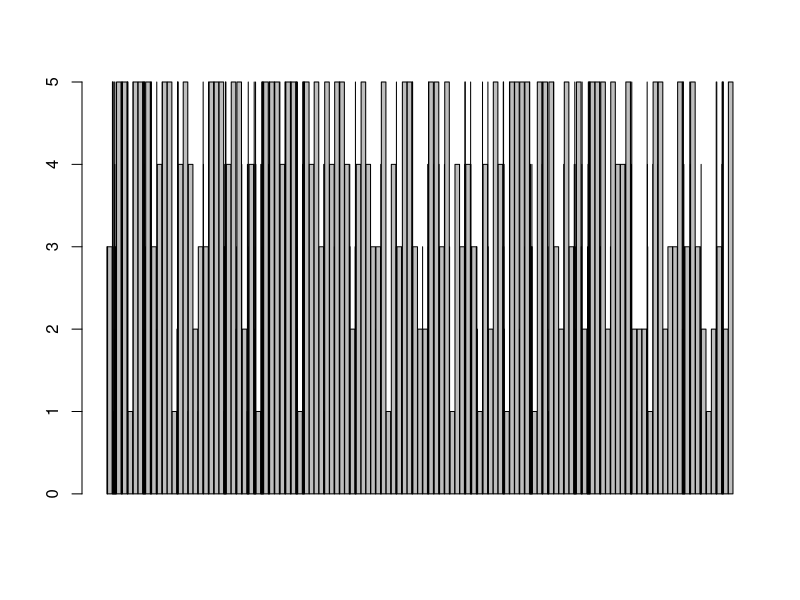
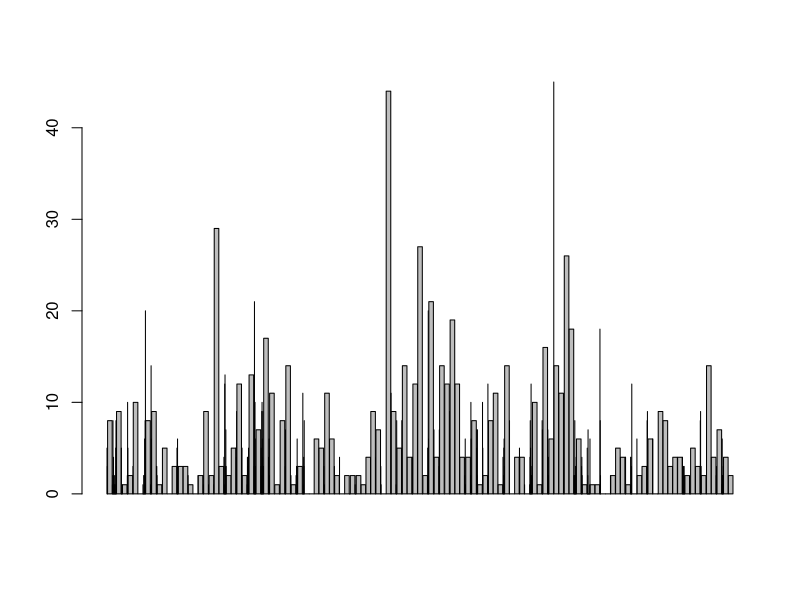
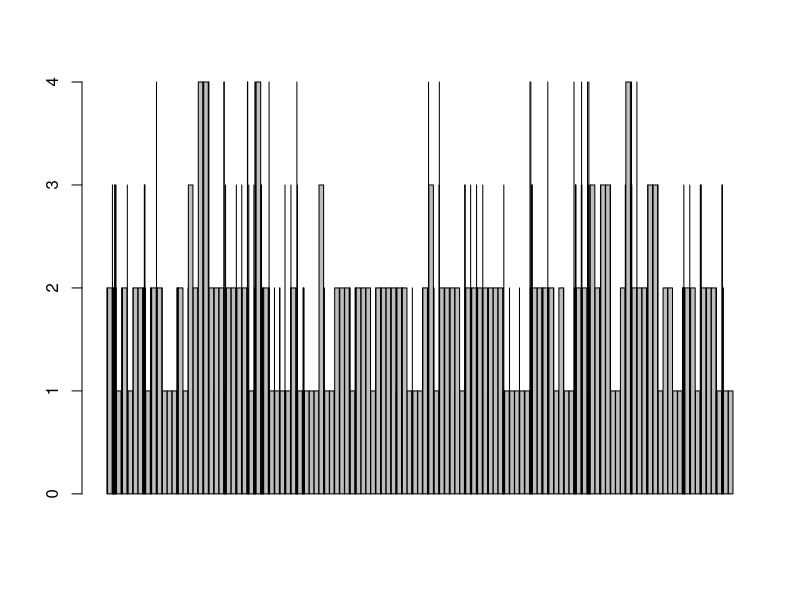
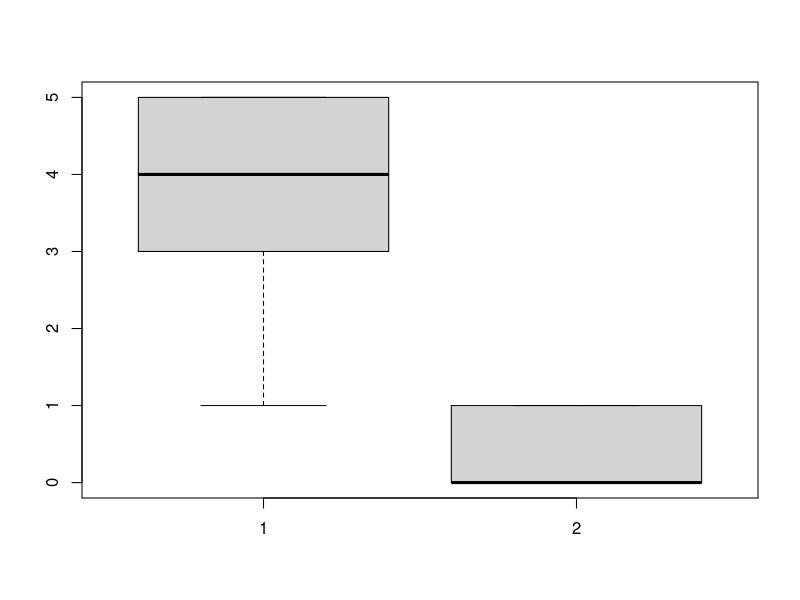
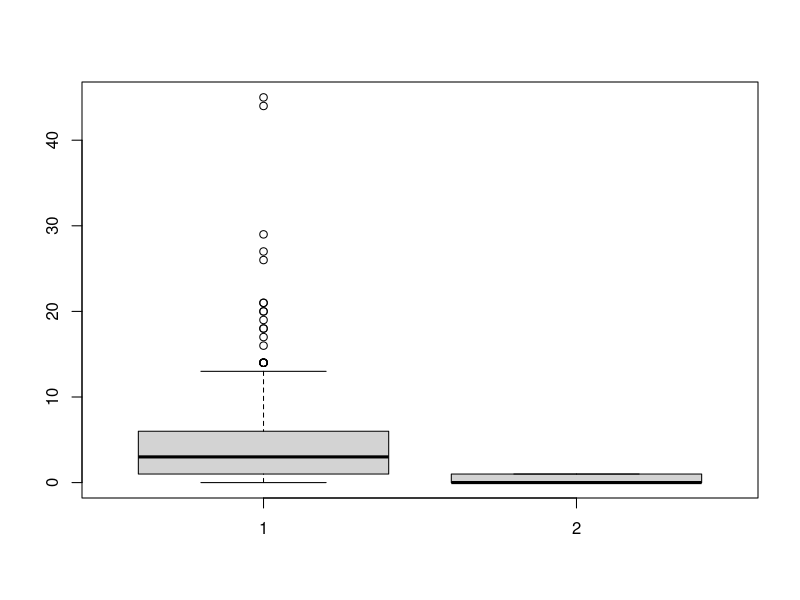
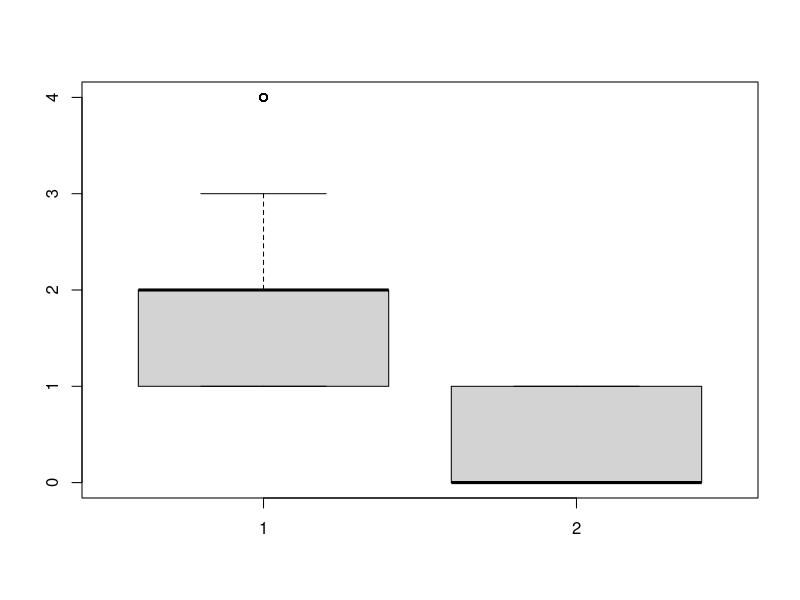
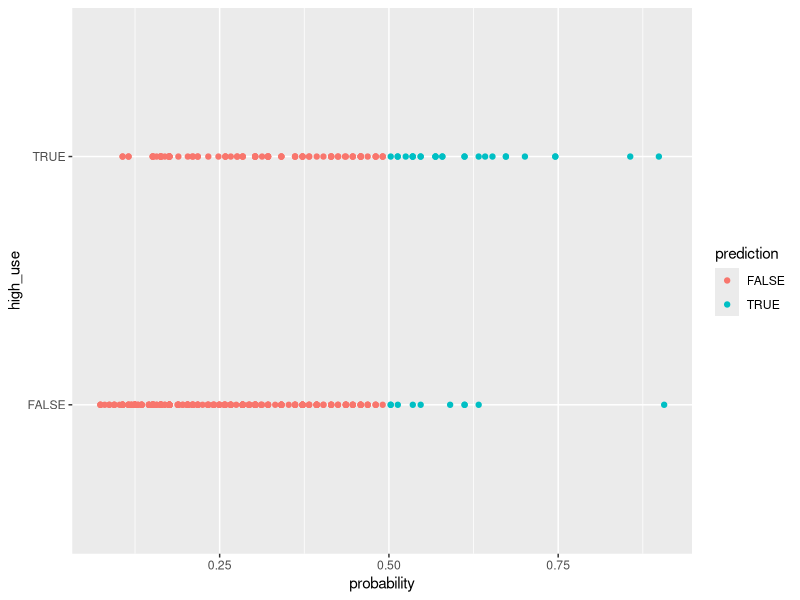

Write the R code that produced these figures, in order.
## ---- chunk 1

alc=read.table("data/alc.txt", sep = ",", header = TRUE)

head(alc)

attach(alc)

## ---- chunk 2

table(health,high_use)
table(absences,high_use)
table(studytime,high_use)
table(sex,high_use)

barplot(health,high_use)
barplot(absences,high_use)
barplot(studytime,high_use)

boxplot(health,high_use)
boxplot(absences,high_use)
boxplot(studytime,high_use)


## ---- chunk 3
m = glm(high_use ~ health + absences + studytime + sex, data = alc, family = "binomial")

summary(m)

coef(m)

## ---- chunk 4
library(dplyr)

OR =coef(m) %>% exp

CI=exp(confint(m))

cbind(OR, CI)

## ---- chunk 5
#Lasketaan malli ilman terveysmuuttujaa jonka kertoimen estimaatti ei ollut tilastollisesti merkitsevä. 
m = glm(high_use ~ absences + studytime + sex, data = alc, family = 
"binomial")

#Ennustetaan suuren alkoholinkäytön todennäköisyys.
probabilities = predict(m, type = "response")

#Lisätään ennustetut todennäköisyydet aineistoon.
alc = mutate(alc, probability = probabilities)

#Käytetään todennäköisyyksiä suuren alkoholinkäytön ennustamiseen,
alc = mutate(alc, prediction = probabilities>0.5)

#Ristiintaulukoidaan korkea alkoholinkäyttö-muuttuja ennusteiden muuttujasta kanssa.
table(high_use = alc$high_use, prediction = probabilities>0.5)

## ---- chunk 6

# Haetaan paketit dplyr ja ggplot2.
library(dplyr); library(ggplot2)

# Piirretään hajontakuva korkeasta alkoholin käytöstä ja sen ennustetuista todennäköisyyksistä.
g = ggplot(alc, aes(x = probability, y = high_use, col=prediction))

# Määritellään geom pisteinä ja piirretään uusi kuva. 
g+geom_point()

#Taulukoidaan suuri alkoholinkäyttö ja ennusteet siitä. 
table(high_use = alc$high_use, prediction = alc$prediction)%>%prop.table()%>%addmargins()

# Määritellään loss function eli keskimääräinen ennustevirhe. 
loss_func = function(class, prob) {
  n_wrong = abs(class - prob) > 0.5
  mean(n_wrong)
}

# Kutsutaan loss funktio jotta voidaan laskea väärien ennusteiden keskimääräinen määrä aineistossa. 
loss_func(class = alc$high_use, prob = alc$probability)

